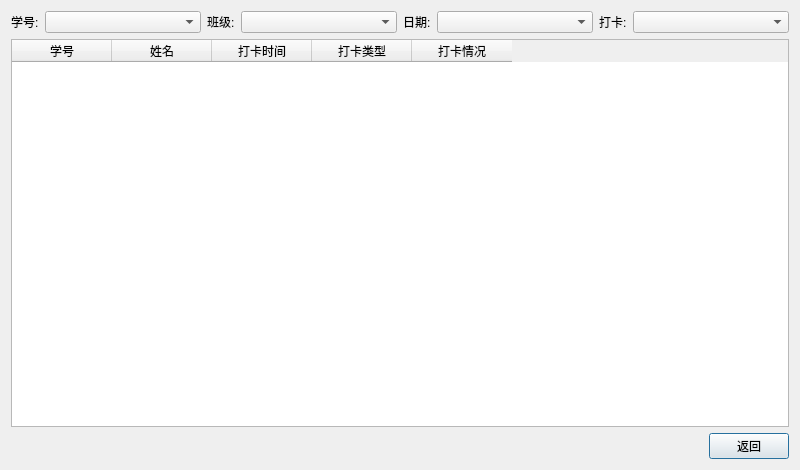
<?xml version="1.0" encoding="UTF-8"?>
<ui version="4.0">
 <class>ArriveCheck</class>
 <widget class="QDialog" name="ArriveCheck">
  <property name="geometry">
   <rect>
    <x>0</x>
    <y>0</y>
    <width>800</width>
    <height>470</height>
   </rect>
  </property>
  <property name="windowTitle">
   <string>Dialog</string>
  </property>
  <layout class="QVBoxLayout" name="verticalLayout">
   <item>
    <layout class="QHBoxLayout" name="horizontalLayout_6">
     <item>
      <layout class="QHBoxLayout" name="horizontalLayout">
       <item>
        <widget class="QLabel" name="label">
         <property name="sizePolicy">
          <sizepolicy hsizetype="Fixed" vsizetype="Preferred">
           <horstretch>0</horstretch>
           <verstretch>0</verstretch>
          </sizepolicy>
         </property>
         <property name="text">
          <string>学号:</string>
         </property>
         <property name="buddy">
          <cstring>nameBox</cstring>
         </property>
        </widget>
       </item>
       <item>
        <widget class="QComboBox" name="nameBox"/>
       </item>
      </layout>
     </item>
     <item>
      <layout class="QHBoxLayout" name="horizontalLayout_4">
       <item>
        <widget class="QLabel" name="label_4">
         <property name="sizePolicy">
          <sizepolicy hsizetype="Fixed" vsizetype="Preferred">
           <horstretch>0</horstretch>
           <verstretch>0</verstretch>
          </sizepolicy>
         </property>
         <property name="text">
          <string>班级:</string>
         </property>
        </widget>
       </item>
       <item>
        <widget class="QComboBox" name="classesBox"/>
       </item>
      </layout>
     </item>
     <item>
      <layout class="QHBoxLayout" name="horizontalLayout_2">
       <item>
        <widget class="QLabel" name="label_2">
         <property name="sizePolicy">
          <sizepolicy hsizetype="Fixed" vsizetype="Preferred">
           <horstretch>0</horstretch>
           <verstretch>0</verstretch>
          </sizepolicy>
         </property>
         <property name="text">
          <string>日期:</string>
         </property>
         <property name="buddy">
          <cstring>dateBox</cstring>
         </property>
        </widget>
       </item>
       <item>
        <widget class="QComboBox" name="dateBox"/>
       </item>
      </layout>
     </item>
     <item>
      <layout class="QHBoxLayout" name="horizontalLayout_3">
       <item>
        <widget class="QLabel" name="label_3">
         <property name="sizePolicy">
          <sizepolicy hsizetype="Fixed" vsizetype="Preferred">
           <horstretch>0</horstretch>
           <verstretch>0</verstretch>
          </sizepolicy>
         </property>
         <property name="text">
          <string>打卡:</string>
         </property>
         <property name="buddy">
          <cstring>filtrateBox</cstring>
         </property>
        </widget>
       </item>
       <item>
        <widget class="QComboBox" name="filtrateBox"/>
       </item>
      </layout>
     </item>
    </layout>
   </item>
   <item>
    <widget class="QTableWidget" name="tableWidget">
     <column>
      <property name="text">
       <string>学号</string>
      </property>
     </column>
     <column>
      <property name="text">
       <string>姓名</string>
      </property>
     </column>
     <column>
      <property name="text">
       <string>打卡时间</string>
      </property>
     </column>
     <column>
      <property name="text">
       <string>打卡类型</string>
      </property>
     </column>
     <column>
      <property name="text">
       <string>打卡情况</string>
      </property>
     </column>
    </widget>
   </item>
   <item>
    <layout class="QHBoxLayout" name="horizontalLayout_5">
     <item>
      <spacer name="horizontalSpacer">
       <property name="orientation">
        <enum>Qt::Horizontal</enum>
       </property>
       <property name="sizeHint" stdset="0">
        <size>
         <width>40</width>
         <height>20</height>
        </size>
       </property>
      </spacer>
     </item>
     <item>
      <widget class="QPushButton" name="arriveReturnButton">
       <property name="text">
        <string>返回</string>
       </property>
      </widget>
     </item>
    </layout>
   </item>
  </layout>
 </widget>
 <resources/>
 <connections/>
</ui>
